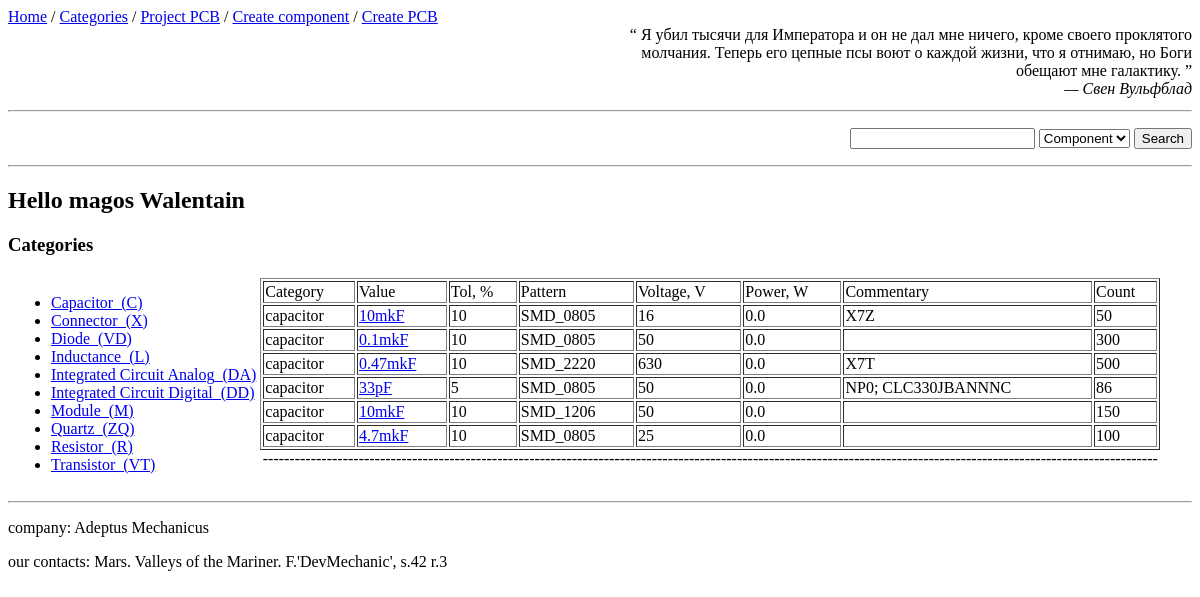
Page /categories/capacitor on the earlier database version.
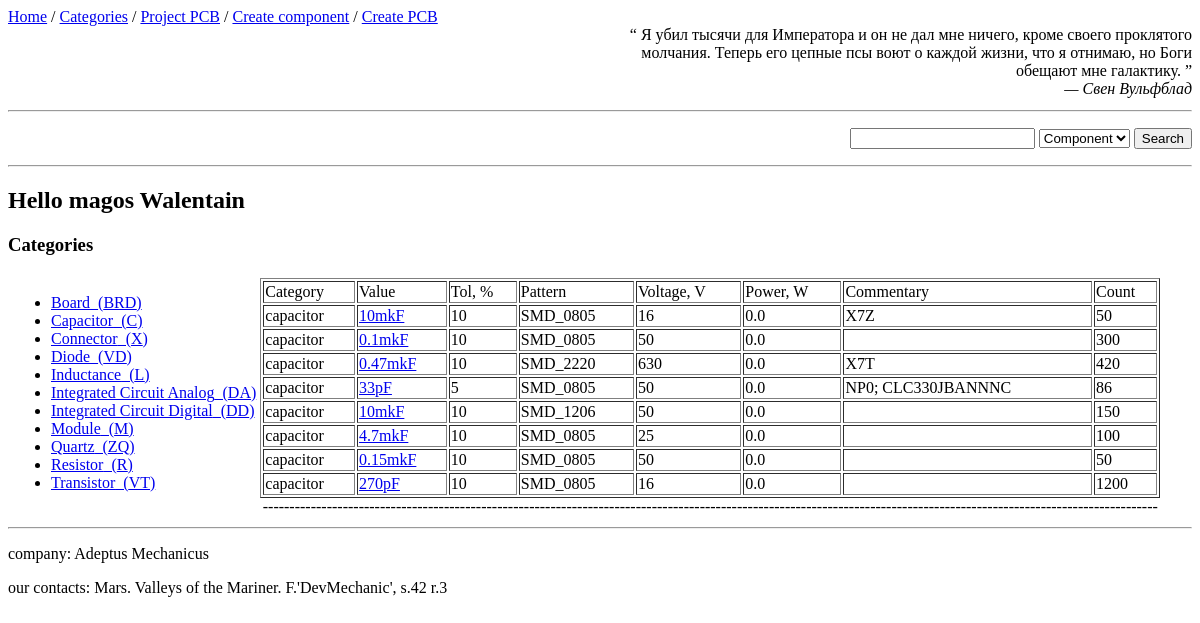
Same page on the later database version.
### app_comp/models.py (models this page shows, shortened)
class Category(db.Model):
    __tablename__ = 'categories'
    id = db.Column(db.Integer, primary_key=True)
    name = db.Column(db.String(128), unique=True, index=True, nullable=False)
    refdes = db.Column(db.String(15), nullable=False)
    components = db.relationship('Component', backref='category',
                                 cascade='all, delete',)

class Component(db.Model):
    __tablename__ = 'components'
    id = db.Column(db.Integer, primary_key=True)
    value = db.Column(db.String(128), index=True, nullable=False)
    tolerance = db.Column(db.Float, default=None)   # %
    voltage = db.Column(db.Integer, default=None)  # V
    power = db.Column(db.Float, default=None)   # W
    count = db.Column(db.Integer, default=0)
    comment = db.Column(db.Text)
    category_name = db.Column(db.String(128), db.ForeignKey("categories.name"))
    pattern_name = db.Column(db.String(128), db.ForeignKey("patterns.name"))
    pcboards = db.relationship("AssociatedCompPcb",
                               back_populates='component')
    def get_parameters_as_dict(self) -> dict:
        return {"category": self.category_name,
                "value": self.value,
                "tol, %": self.tolerance,
                "pattern": self.pattern_name,
                "voltage, V": self.voltage,
                "power, W": self.power,
                "commentary": self.comment,
                "count": self.count
                }

### app_comp/views.py (the view)
@app.route('/categories/<string:type_category>', methods=['get'])
def categories(type_category='menu'):
    all_cat = crud.read_table_sorted(Category, Category.name)
    category = type_category
    if category != 'menu':
        components_from_category = dbt.get_components_from_category(category, Component)
        if components_from_category:
            return render_template("categories.html",
                                   title='Categories',
                                   all_categories=all_cat,
                                   components_of_category=components_from_category)
    return render_template("categories.html",
                               title='Categories',
                               all_categories=all_cat)

### app_comp/forms.py
class SearchForm(FlaskForm):
    value = StringField("Serach value:", validators=[DataRequired()])
    type_search = SelectField("type", choices=['Component', 'PCBoard', 'Pattern'],
                              validators=[DataRequired()],
                              default='Component')
    search = SubmitField('Search')

### app_comp/tools/database_tools.py (called while the page is built)
def get_components_from_category(category, *args):
    filter_param = Component.category_name == category
    cat_components = db.session.query(*args).filter(filter_param).all()
    return cat_components

    def read_table_sorted(self, table, sorted_param):
        return self.db.session.query(table).order_by(sorted_param).all()

### app_comp/tools/quotes.py (called while the page is built)
def get_json_data(path_):
    with open(path_, 'r') as json_object:
        json_data = json.load(json_object)
    return json_data

def random_quote(path=path_to_json):
    quotes = get_json_data(path)
    return random.choice(quotes)

### app_comp/views.py (called while the page is built)
@app.before_request
def base():
    g.form_search = SearchForm()
    temp_bd['quote'] = random_quote()
    temp_bd['user'] = 'magos Walentain'
    g.bd = temp_bd

### app_comp/templates/categories.html (shortened to what this page needs)
{% extends 'base.html'%}
{% block content %}
<h3> {{title}}</h3>
<table>
    <tr>
    <td valign="top" align="left">{% include "categories_part/category_menu.html" %}</td>
    <td valign="top" align="center" width="800px">{% include "categories_part/category_content.html" %}</td>
    </tr>
</table>
{% endblock %}

### app_comp/templates/categories_part/category_menu.html (shortened to what this page needs)
<ul>
    {% for cat in all_categories %}
        <li>
            <a href="{{ url_for('categories', type_category=cat.name) }}">
                {{cat.name|title}}_({{cat.refdes}})
            </a>
         </li>
    {% endfor %}
</ul>

### app_comp/templates/macros.html (shortened to what this page needs)
{% macro show_comps_as_table(components_object) %}
{% if components_object %}
    <table align="center" border="1px" width="900">
    <tr>
        {% for key in components_object[0].get_parameters_as_dict().keys() %}
            <td>{{ key.title() }}</td>
        {% endfor %}
    </tr>
    {% for c in components_object %}
    <tr>
    {% for item in c.get_parameters_as_dict().items() %}
        {% if item[0]=='value' or item[0]=='name'%}
            <td>
            <a href="{{url_for('change_component', id_component=c.id)}}">{{item[1]}}</a>
            </td>
        {% else %}
            <td> {{item[1]}}</td>
        {% endif %}
    {% endfor %}
    </tr>
    {% endfor %}
    </table>
{% else %}
    <p>Not exists</p>
{% endif %}
{% endmacro %}

Differences in the rows shown:
added Category: name "Board", refdes "BRD"
changed Component "0.47mkF": count "500" → "420"
added Component: category_name "capacitor", value "0.15mkF", item "10" "50" "50", pattern_name "SMD_0805", power "0.0", tolerance 10 (drawn)
added Component: category_name "capacitor", value "270pF", item "10" "16", pattern_name "SMD_0805", power "0.0", tolerance 10 (drawn), count "1200"
